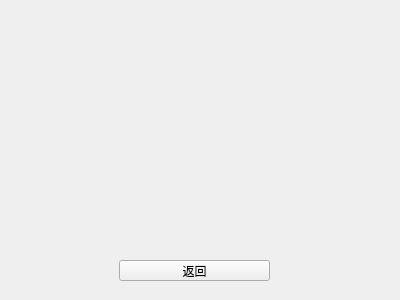
<?xml version="1.0" encoding="UTF-8"?>
<ui version="4.0">
 <class>Control</class>
 <widget class="QWidget" name="Control">
  <property name="geometry">
   <rect>
    <x>0</x>
    <y>0</y>
    <width>400</width>
    <height>300</height>
   </rect>
  </property>
  <property name="windowTitle">
   <string>Form</string>
  </property>
  <widget class="QPushButton" name="returnButton">
   <property name="geometry">
    <rect>
     <x>119</x>
     <y>260</y>
     <width>151</width>
     <height>21</height>
    </rect>
   </property>
   <property name="text">
    <string>返回</string>
   </property>
  </widget>
 </widget>
 <resources/>
 <connections/>
</ui>
